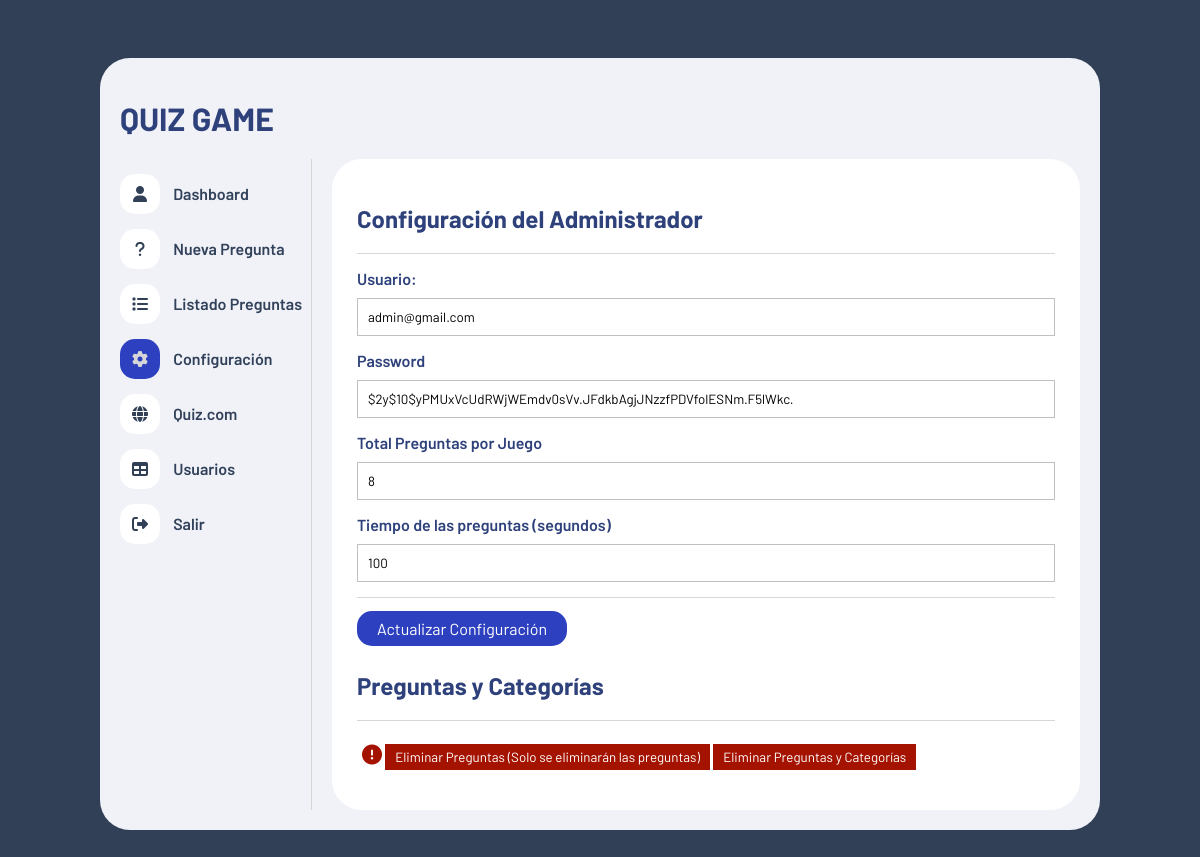
Before: /configuracion.php (signed in) with the older database file.
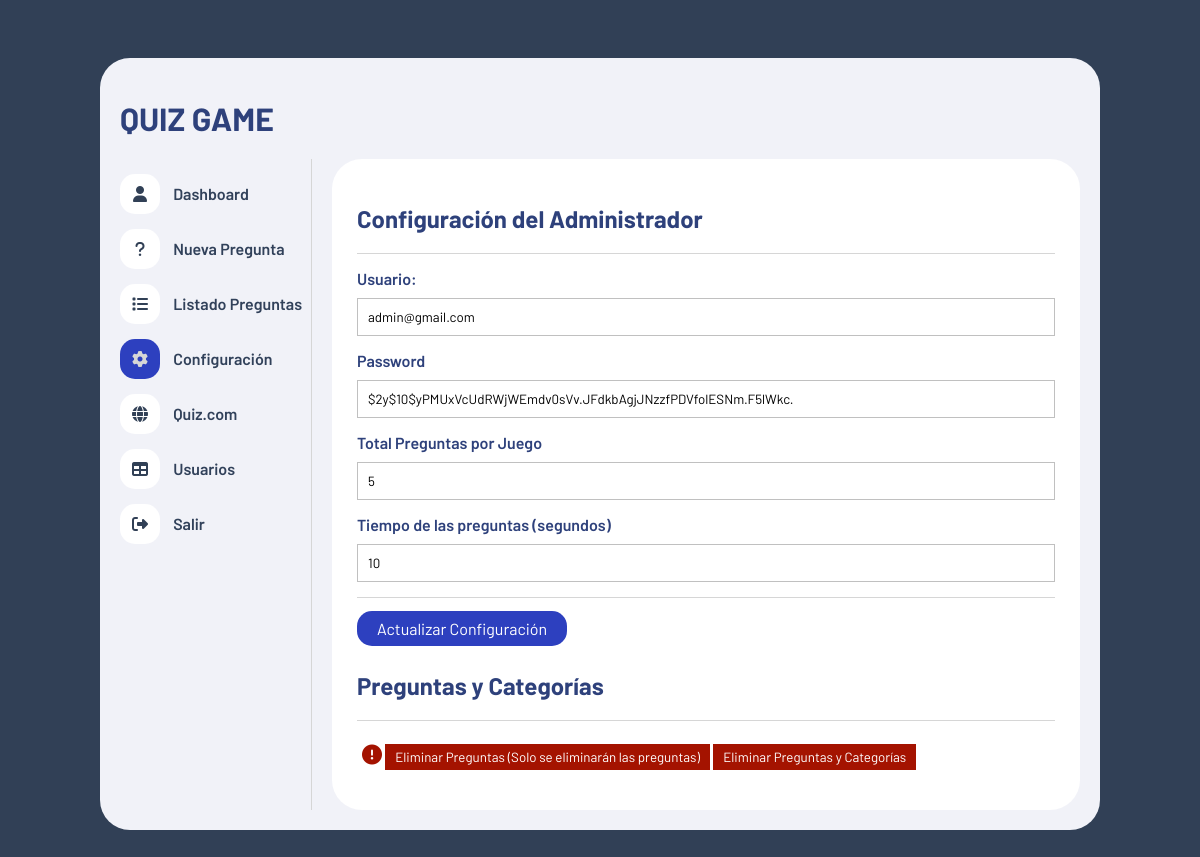
After: the same page with the newer database file.
### tables this page shows
CREATE TABLE `configuracion` (
  `id` int(11) NOT NULL,
  `totalPreguntas` int(11) NOT NULL,
  `tiempo_por_pregunta` int(11) NOT NULL
);

### funciones/funciones.php (called while the page is built, shortened)
<?php
function obtenerConfiguracion() {
    include("conexion.php");
    $query = "SELECT * FROM usuarios WHERE id_rol = '1'";
    $result = mysqli_query($conn, $query);
    $config = mysqli_fetch_assoc($result);
    return $config;
}
function obtenerValoresDeConfiguraciones(){
    include("conexion.php");
    $query = "SELECT COUNT(*) AS total FROM configuracion";
    $result = mysqli_query($conn, $query);
    $row = mysqli_fetch_assoc($result);
    $query = "SELECT * FROM configuracion WHERE id = '1'";
    $result = mysqli_query($conn, $query);
    $config = mysqli_fetch_assoc($result);
    return $config;
}

### configuracion.php (the view, shortened to what this page needs)
<?php
include("./funciones/funciones.php");
include("./funciones/conexion.php");
$config = obtenerConfiguracion($conn);
$obtenerValorConfig = obtenerValoresDeConfiguraciones($conn);
?>
<!DOCTYPE html>
<html lang="es">
<head>
    <link rel="stylesheet" href="https://cdnjs.cloudflare.com/ajax/libs/font-awesome/6.1.1/css/all.min.css" />
    <link rel="stylesheet" href="./css/estilo.css">
</head>
<body>
    <div class="contenedor">
        <header>
            <h1>QUIZ GAME</h1>
        </header>
        <div class="contenedor-info">
            <?php include("nav.php"); ?>
            <div class="panel">
                <h2>Configuración del Administrador</h2>
                <hr>
                <section id="configuracion">
                    <form action="<?php echo $_SERVER['PHP_SELF']; ?>" method="get">
                        <div class="fila">
                            <label for="correo">Usuario:</label>
                            <input type="text" name="correo" id="correo" value="<?php echo htmlspecialchars($config['correo']); ?>" required>
                        </div>
                        <div class="fila">
                            <label for="password">Password</label>
                            <input type="text" name="password" id="password" value="<?php echo htmlspecialchars($config['password']); ?>" required>
                        </div>
                        <div class="fila">
                            <label for="totalPreguntas">Total Preguntas por Juego</label>
                            <input type="number" name="totalPreguntas" id="totalPreguntas" value="<?php echo isset($obtenerValorConfig['totalPreguntas']) ? (int)$obtenerValorConfig['totalPreguntas'] : 0; ?>" required>
                        </div>
                        <div class="fila">
                            <label for="tiempo">Tiempo de las preguntas (segundos)</label>
                            <input type="number" name="tiempo" id="tiempo" value="<?php echo isset($obtenerValorConfig['tiempo_por_pregunta']) ? (int)$obtenerValorConfig['tiempo_por_pregunta'] : 0;   ?>" required>
                        </div>
                        <hr>
                        <input type="submit" value="Actualizar Configuración" name="actualizar" class="btn-actualizar">
                    </form>
                </section>
                <h2>Preguntas y Categorías</h2>
                <hr>
                <form action="<?php echo $_SERVER['PHP_SELF']; ?>" method="get" class="form-eliminar">
                    <i class="fa-solid fa-circle-exclamation"></i>
                    <input type="submit" value="Eliminar Preguntas (Solo se eliminarán las preguntas)" name="eliminarPreguntas" class="btn-eliminar">
                    <input type="submit" value="Eliminar Preguntas y Categorías" name="eliminarTodo" class="btn-eliminar">
                </form>
            </div>
        </div>
    </div>
</body>
</html>

Changed rows visible on the page:
changed configuracion: totalPreguntas "8" → "5"; tiempo "100" → "10"
